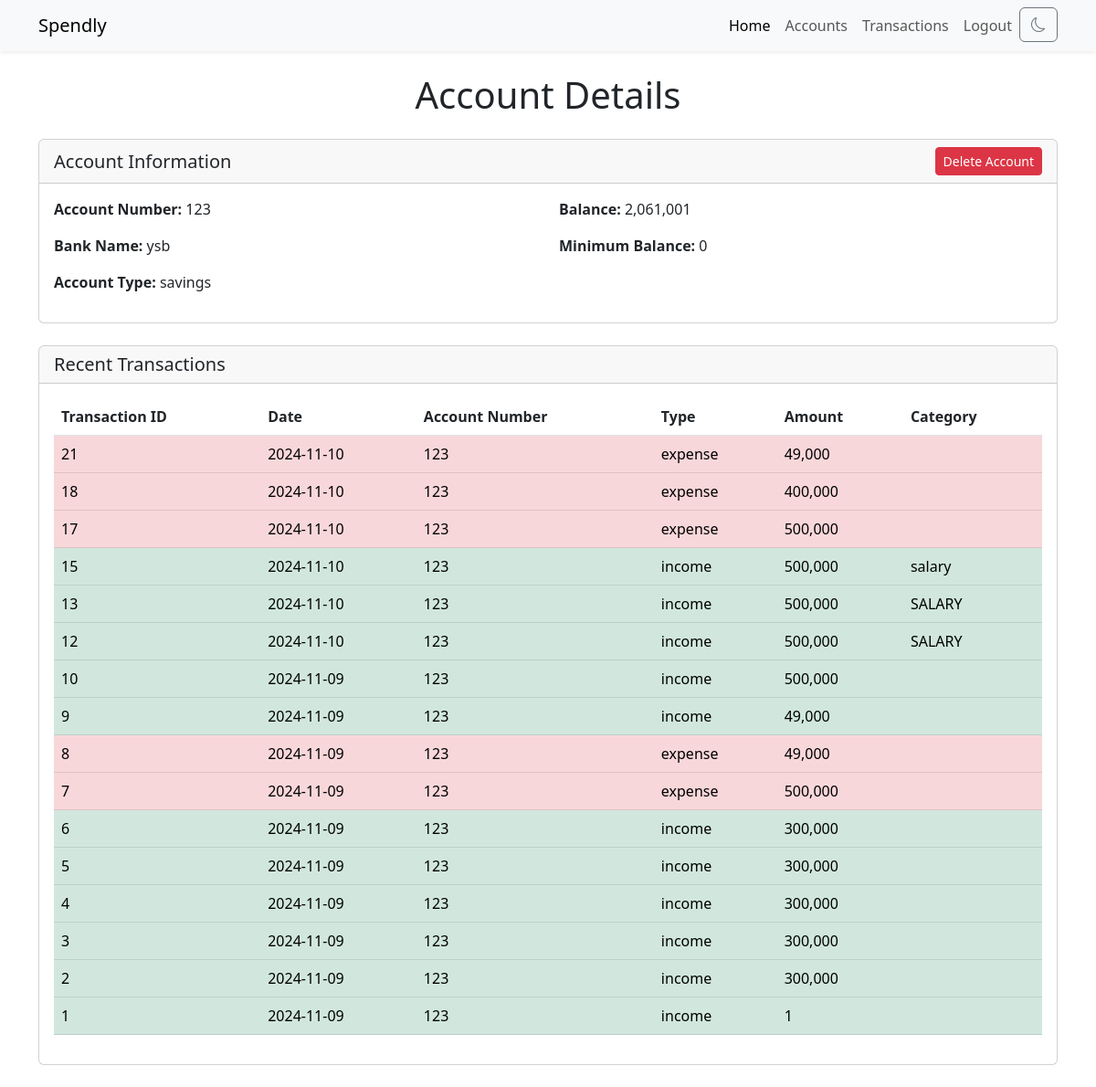
The page /accountpage/123 (signed in) on the database its author committed.
### app.py (models this page shows, shortened)
class AccountsTable(db.Model):
    __tablename__ = 'accounts'
    accno = db.Column(db.String, primary_key = True)
    userid = db.Column(db.Integer, db.ForeignKey("users.id", ondelete='CASCADE'), nullable = False)
    type = db.Column(db.String, nullable = False)
    bank = db.Column(db.String, nullable = False)
    balance = db.Column(db.Integer, nullable = False, default=0)
    minbal = db.Column(db.Integer, default=0)

class TransactionsTable(db.Model):
    __tablename__ = 'transactions'
    tno = db.Column(db.Integer, primary_key = True, autoincrement = True)
    userid = db.Column(db.Integer, db.ForeignKey("users.id", ondelete='CASCADE'), nullable = False)
    date = db.Column(db.String, nullable = False)
    accno = db.Column(db.Integer, db.ForeignKey("accounts.accno"), nullable = False)
    type = db.Column(db.String, nullable = False)
    amount = db.Column(db.Integer, nullable = False)
    category = db.Column(db.String)

### app.py (the view)
@app.route('/accountpage/<int:accno>', methods = ["GET", "POST"])
@login_required
def accountpage(accno):
    acc = AccountsTable.query.get(accno)
    if acc.userid == current_user.id:
        transactions = TransactionsTable.query.filter_by(accno=accno).order_by(TransactionsTable.date.desc(), TransactionsTable.tno.desc()).all()
        return render_template("accountpage.html", account=acc, transactions=transactions, title='Account')
    else:
        flash("You dont own this account.", "danger")
        return redirect("/")

### app.py (called while the page is built)
@login_manager.user_loader
def load_user(user_id):
    return UsersTable.query.get(int(user_id))

### templates/accountpage.html (shortened to what this page needs)
{% extends "layout.html" %}
{% block content %}
<div class="container mt-4">
    <h1 class="mb-4 text-center">Account Details</h1>
    <div class="card mb-4">
        <div class="card-header">
            <div class="d-flex justify-content-between align-items-center">
                <h5 class="card-title mb-0">Account Information</h5>
                <a href="#" class="btn btn-danger btn-sm" data-bs-toggle="modal" data-bs-target="#deleteAccountModal">Delete Account</a>
            </div>
        </div>
        <div class="card-body">
            <div class="row">
                <div class="col-md-6">
                     <p><strong>Account Number:</strong> {{ account.accno }}</p>
                    <p><strong>Bank Name:</strong> {{ account.bank }}</p>
                    <p><strong>Account Type:</strong> {{ account.type }}</p>
                </div>
                <div class="col-md-6">
                    <p><strong>Balance:</strong> {{ "{:,}".format(account.balance) }}</p>
                    <p><strong>Minimum Balance:</strong> {{ "{:,}".format(account.minbal) }}</p>
                </div>
            </div>
        </div>
    </div>
    <div class="card mb-4">
        <div class="card-header">
            <h5 class="card-title mb-0">Recent Transactions</h5>
        </div>
        <div class="card-body">
            {% if transactions %}
            <table id="transactionsTable" class="table">
                <thead>
                    <tr>
                        <th scope="col">Transaction ID</th>
                        <th scope="col">Date</th>
                        <th scope="col">Account Number</th>
                        <th scope="col">Type</th>
                        <th scope="col">Amount</th>
                        <th scope="col">Category</th>
                    </tr>
                </thead>
                <tbody>
                    {% for transaction in transactions %}
                    {% if transaction.type == 'income' %}
                        <tr class="table-success">
                    {% else %}
                        <tr class="table-danger">
                    {% endif %}
                            <td>{{transaction.tno}}</td>
                            <td>{{transaction.date}}</td>
                            <td>{{transaction.accno}}</td>
                            <td>{{transaction.type}}</td>
                            <td>{{"{:,}".format(transaction.amount)}}</td>
                            <td>{{transaction.category}}</td>
                        </tr>
                    {% endfor %}
                </tbody>
            </table>
            {% else %}
            <div class="alert alert-info" role="info">
                <i class="fas fa-exclamation-circle"></i> &nbsp; No transactions yet.
            </div>
            {% endif %}
        </div>
    </div>
</div>
{% endblock %}

### rows shown on the page
AccountsTable: accno "123", bank "ysb", type "savings", balance "2,061,001", minbal "0"
TransactionsTable: amount "49,000"
TransactionsTable: amount "400,000"
TransactionsTable: amount "500,000"
TransactionsTable: amount "500,000"
TransactionsTable: amount "500,000"
TransactionsTable: amount "500,000"
TransactionsTable: amount "500,000"
TransactionsTable: amount "49,000"
TransactionsTable: amount "49,000"
TransactionsTable: amount "500,000"
TransactionsTable: amount "300,000"
TransactionsTable: amount "300,000"
TransactionsTable: amount "300,000"
TransactionsTable: amount "300,000"
TransactionsTable: amount "300,000"
TransactionsTable: amount "1"
